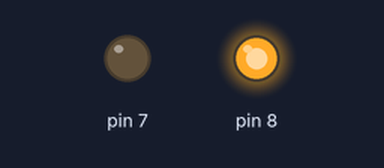
Simulated run of this sketch. Board: Arduino Uno, built with avr-gcc and run on an emulated ATmega328P. Parts: output pins drawn as LEDs (lit = HIGH).

Above: at 2.5 s.
At 7.5 s:
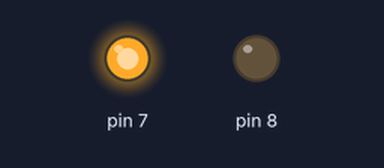
Timing chart, 0 to 13.0 s (numbered marks = the images above):
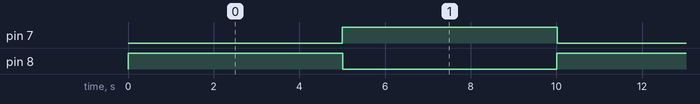

The sketch:

relay_ctrl_test.ino
```cpp
void setup() {
  // put your setup code here, to run once:

  pinMode(7, OUTPUT);
  pinMode(8, OUTPUT); //
  digitalWrite(7, HIGH); //relay is off when pin is low
  digitalWrite(8, HIGH);

}

void loop() {
  // put your main code here, to run repeatedly:

  digitalWrite(7, LOW);
  delay(5000);
  digitalWrite(7, HIGH);
  delay(10);
  digitalWrite(8, LOW);
  delay(5000);
  digitalWrite(8, HIGH);
  delay(10);


}
```

Measured:
- by itself, pin 7, pin 8: alternates HIGH for 5.0 s and LOW for 5.0 s
- by itself, everything shown: repeats every 10.0 s, in 4 steps
